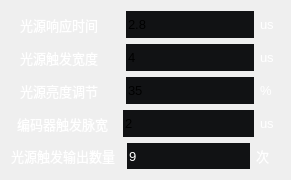
            <widget class="QWidget" name="page_21">
             <layout class="QGridLayout" name="gridLayout_24">
              <item row="0" column="0">
               <layout class="QHBoxLayout" name="horizontalLayout_102">
                <item>
                 <spacer name="horizontalSpacer_64">
                  <property name="orientation">
                   <enum>Qt::Horizontal</enum>
                  </property>
                  <property name="sizeType">
                   <enum>QSizePolicy::Fixed</enum>
                  </property>
                  <property name="sizeHint" stdset="0">
                   <size>
                    <width>9</width>
                    <height>20</height>
                   </size>
                  </property>
                 </spacer>
                </item>
                <item>
                 <widget class="QLabel" name="label_116">
                  <property name="sizePolicy">
                   <sizepolicy hsizetype="Fixed" vsizetype="Preferred">
                    <horstretch>0</horstretch>
                    <verstretch>0</verstretch>
                   </sizepolicy>
                  </property>
                  <property name="minimumSize">
                   <size>
                    <width>100</width>
                    <height>0</height>
                   </size>
                  </property>
                  <property name="maximumSize">
                   <size>
                    <width>100</width>
                    <height>16777215</height>
                   </size>
                  </property>
                  <property name="font">
                   <font>
                    <pointsize>10</pointsize>
                   </font>
                  </property>
                  <property name="styleSheet">
                   <string notr="true">color: rgb(255, 255, 255);</string>
                  </property>
                  <property name="text">
                   <string>光源响应时间</string>
                  </property>
                 </widget>
                </item>
                <item>
                 <widget class="QLineEdit" name="lineEdit_19">
                  <property name="sizePolicy">
                   <sizepolicy hsizetype="Minimum" vsizetype="Fixed">
                    <horstretch>0</horstretch>
                    <verstretch>0</verstretch>
                   </sizepolicy>
                  </property>
                  <property name="minimumSize">
                   <size>
                    <width>125</width>
                    <height>27</height>
                   </size>
                  </property>
                  <property name="maximumSize">
                   <size>
                    <width>100000</width>
                    <height>26</height>
                   </size>
                  </property>
                  <property name="font">
                   <font>
                    <pointsize>10</pointsize>
                   </font>
                  </property>
                  <property name="styleSheet">
                   <string notr="true">background-color: rgb(17, 18, 20);
border:none;</string>
                  </property>
                  <property name="text">
                   <string>2.8</string>
                  </property>
                 </widget>
                </item>
                <item>
                 <widget class="QLabel" name="label_117">
                  <property name="maximumSize">
                   <size>
                    <width>20</width>
                    <height>16777215</height>
                   </size>
                  </property>
                  <property name="font">
                   <font>
                    <pointsize>10</pointsize>
                   </font>
                  </property>
                  <property name="styleSheet">
                   <string notr="true">color: rgb(255, 255, 255);</string>
                  </property>
                  <property name="text">
                   <string>us</string>
                  </property>
                 </widget>
                </item>
               </layout>
              </item>
              <item row="1" column="0">
               <layout class="QHBoxLayout" name="horizontalLayout_103">
                <item>
                 <spacer name="horizontalSpacer_65">
                  <property name="orientation">
                   <enum>Qt::Horizontal</enum>
                  </property>
                  <property name="sizeType">
                   <enum>QSizePolicy::Fixed</enum>
                  </property>
                  <property name="sizeHint" stdset="0">
                   <size>
                    <width>9</width>
                    <height>20</height>
                   </size>
                  </property>
                 </spacer>
                </item>
                <item>
                 <widget class="QLabel" name="label_118">
                  <property name="sizePolicy">
                   <sizepolicy hsizetype="Fixed" vsizetype="Preferred">
                    <horstretch>0</horstretch>
                    <verstretch>0</verstretch>
                   </sizepolicy>
                  </property>
                  <property name="minimumSize">
                   <size>
                    <width>100</width>
                    <height>0</height>
                   </size>
                  </property>
                  <property name="maximumSize">
                   <size>
                    <width>100</width>
                    <height>16777215</height>
                   </size>
                  </property>
                  <property name="font">
                   <font>
                    <pointsize>10</pointsize>
                   </font>
                  </property>
                  <property name="styleSheet">
                   <string notr="true">color: rgb(255, 255, 255);</string>
                  </property>
                  <property name="text">
                   <string>光源触发宽度</string>
                  </property>
                 </widget>
                </item>
                <item>
                 <widget class="QLineEdit" name="lineEdit_20">
                  <property name="sizePolicy">
                   <sizepolicy hsizetype="Minimum" vsizetype="Fixed">
                    <horstretch>0</horstretch>
                    <verstretch>0</verstretch>
                   </sizepolicy>
                  </property>
                  <property name="minimumSize">
                   <size>
                    <width>125</width>
                    <height>27</height>
                   </size>
                  </property>
                  <property name="maximumSize">
                   <size>
                    <width>100000</width>
                    <height>26</height>
                   </size>
                  </property>
                  <property name="font">
                   <font>
                    <pointsize>10</pointsize>
                   </font>
                  </property>
                  <property name="styleSheet">
                   <string notr="true">background-color: rgb(17, 18, 20);
border:none;</string>
                  </property>
                  <property name="text">
                   <string>4</string>
                  </property>
                 </widget>
                </item>
                <item>
                 <widget class="QLabel" name="label_119">
                  <property name="maximumSize">
                   <size>
                    <width>20</width>
                    <height>16777215</height>
                   </size>
                  </property>
                  <property name="font">
                   <font>
                    <pointsize>10</pointsize>
                   </font>
                  </property>
                  <property name="styleSheet">
                   <string notr="true">color: rgb(255, 255, 255);</string>
                  </property>
                  <property name="text">
                   <string>us</string>
                  </property>
                 </widget>
                </item>
               </layout>
              </item>
              <item row="2" column="0">
               <layout class="QHBoxLayout" name="horizontalLayout_104">
                <item>
                 <spacer name="horizontalSpacer_66">
                  <property name="orientation">
                   <enum>Qt::Horizontal</enum>
                  </property>
                  <property name="sizeType">
                   <enum>QSizePolicy::Fixed</enum>
                  </property>
                  <property name="sizeHint" stdset="0">
                   <size>
                    <width>9</width>
                    <height>20</height>
                   </size>
                  </property>
                 </spacer>
                </item>
                <item>
                 <widget class="QLabel" name="label_123">
                  <property name="sizePolicy">
                   <sizepolicy hsizetype="Fixed" vsizetype="Preferred">
                    <horstretch>0</horstretch>
                    <verstretch>0</verstretch>
                   </sizepolicy>
                  </property>
                  <property name="minimumSize">
                   <size>
                    <width>100</width>
                    <height>0</height>
                   </size>
                  </property>
                  <property name="maximumSize">
                   <size>
                    <width>100</width>
                    <height>16777215</height>
                   </size>
                  </property>
                  <property name="font">
                   <font>
                    <pointsize>10</pointsize>
                   </font>
                  </property>
                  <property name="styleSheet">
                   <string notr="true">color: rgb(255, 255, 255);</string>
                  </property>
                  <property name="text">
                   <string>光源亮度调节</string>
                  </property>
                 </widget>
                </item>
                <item>
                 <widget class="QLineEdit" name="lineEdit_21">
                  <property name="sizePolicy">
                   <sizepolicy hsizetype="Minimum" vsizetype="Fixed">
                    <horstretch>0</horstretch>
                    <verstretch>0</verstretch>
                   </sizepolicy>
                  </property>
                  <property name="minimumSize">
                   <size>
                    <width>125</width>
                    <height>27</height>
                   </size>
                  </property>
                  <property name="maximumSize">
                   <size>
                    <width>100000</width>
                    <height>26</height>
                   </size>
                  </property>
                  <property name="font">
                   <font>
                    <pointsize>10</pointsize>
                   </font>
                  </property>
                  <property name="styleSheet">
                   <string notr="true">background-color: rgb(17, 18, 20);
border:none;</string>
                  </property>
                  <property name="text">
                   <string>35</string>
                  </property>
                 </widget>
                </item>
                <item>
                 <widget class="QLabel" name="label_124">
                  <property name="maximumSize">
                   <size>
                    <width>20</width>
                    <height>16777215</height>
                   </size>
                  </property>
                  <property name="font">
                   <font>
                    <pointsize>10</pointsize>
                   </font>
                  </property>
                  <property name="styleSheet">
                   <string notr="true">color: rgb(255, 255, 255);</string>
                  </property>
                  <property name="text">
                   <string>%</string>
                  </property>
                 </widget>
                </item>
               </layout>
              </item>
              <item row="3" column="0">
               <layout class="QHBoxLayout" name="horizontalLayout_71">
                <item>
                 <spacer name="horizontalSpacer_67">
                  <property name="orientation">
                   <enum>Qt::Horizontal</enum>
                  </property>
                  <property name="sizeType">
                   <enum>QSizePolicy::Fixed</enum>
                  </property>
                  <property name="sizeHint" stdset="0">
                   <size>
                    <width>6</width>
                    <height>24</height>
                   </size>
                  </property>
                 </spacer>
                </item>
                <item>
                 <widget class="QLabel" name="label_100">
                  <property name="sizePolicy">
                   <sizepolicy hsizetype="Fixed" vsizetype="Preferred">
                    <horstretch>0</horstretch>
                    <verstretch>0</verstretch>
                   </sizepolicy>
                  </property>
                  <property name="minimumSize">
                   <size>
                    <width>100</width>
                    <height>0</height>
                   </size>
                  </property>
                  <property name="maximumSize">
                   <size>
                    <width>100</width>
                    <height>16777215</height>
                   </size>
                  </property>
                  <property name="font">
                   <font>
                    <pointsize>10</pointsize>
                   </font>
                  </property>
                  <property name="styleSheet">
                   <string notr="true">color: rgb(255, 255, 255);</string>
                  </property>
                  <property name="text">
                   <string>编码器触发脉宽</string>
                  </property>
                 </widget>
                </item>
                <item>
                 <widget class="QLineEdit" name="lineEdit_12">
                  <property name="sizePolicy">
                   <sizepolicy hsizetype="Minimum" vsizetype="Fixed">
                    <horstretch>0</horstretch>
                    <verstretch>0</verstretch>
                   </sizepolicy>
                  </property>
                  <property name="minimumSize">
                   <size>
                    <width>125</width>
                    <height>27</height>
                   </size>
                  </property>
                  <property name="maximumSize">
                   <size>
                    <width>100000</width>
                    <height>26</height>
                   </size>
                  </property>
                  <property name="font">
                   <font>
                    <pointsize>10</pointsize>
                   </font>
                  </property>
                  <property name="styleSheet">
                   <string notr="true">background-color: rgb(17, 18, 20);
border:none;</string>
                  </property>
                  <property name="text">
                   <string>2</string>
                  </property>
                 </widget>
                </item>
                <item>
                 <widget class="QLabel" name="label_101">
                  <property name="maximumSize">
                   <size>
                    <width>20</width>
                    <height>16777215</height>
                   </size>
                  </property>
                  <property name="font">
                   <font>
                    <pointsize>10</pointsize>
                   </font>
                  </property>
                  <property name="styleSheet">
                   <string notr="true">color: rgb(255, 255, 255);</string>
                  </property>
                  <property name="text">
                   <string>us</string>
                  </property>
                 </widget>
                </item>
               </layout>
              </item>
              <item row="4" column="0">
               <layout class="QHBoxLayout" name="horizontalLayout_80">
                <item>
                 <widget class="QLabel" name="label_91">
                  <property name="minimumSize">
                   <size>
                    <width>84</width>
                    <height>0</height>
                   </size>
                  </property>
                  <property name="maximumSize">
                   <size>
                    <width>110</width>
                    <height>16777215</height>
                   </size>
                  </property>
                  <property name="font">
                   <font>
                    <pointsize>10</pointsize>
                   </font>
                  </property>
                  <property name="styleSheet">
                   <string notr="true">color: rgb(255, 255, 255);</string>
                  </property>
                  <property name="text">
                   <string>光源触发输出数量</string>
                  </property>
                 </widget>
                </item>
                <item>
                 <spacer name="horizontalSpacer_23">
                  <property name="orientation">
                   <enum>Qt::Horizontal</enum>
                  </property>
                  <property name="sizeType">
                   <enum>QSizePolicy::Fixed</enum>
                  </property>
                  <property name="sizeHint" stdset="0">
                   <size>
                    <width>6</width>
                    <height>20</height>
                   </size>
                  </property>
                 </spacer>
                </item>
                <item>
                 <widget class="QLineEdit" name="CamTriUI">
                  <property name="minimumSize">
                   <size>
                    <width>100</width>
                    <height>26</height>
                   </size>
                  </property>
                  <property name="maximumSize">
                   <size>
                    <width>500</width>
                    <height>16777215</height>
                   </size>
                  </property>
                  <property name="font">
                   <font>
                    <pointsize>10</pointsize>
                   </font>
                  </property>
                  <property name="styleSheet">
                   <string notr="true">background-color: rgb(17, 18, 20);
border:none;
color:#ffffff;</string>
                  </property>
                  <property name="text">
                   <string>9</string>
                  </property>
                 </widget>
                </item>
                <item>
                 <widget class="QLabel" name="label_97">
                  <property name="minimumSize">
                   <size>
                    <width>24</width>
                    <height>0</height>
                   </size>
                  </property>
                  <property name="maximumSize">
                   <size>
                    <width>110</width>
                    <height>16777215</height>
                   </size>
                  </property>
                  <property name="font">
                   <font>
                    <pointsize>10</pointsize>
                   </font>
                  </property>
                  <property name="styleSheet">
                   <string notr="true">color: rgb(255, 255, 255);</string>
                  </property>
                  <property name="text">
                   <string>次</string>
                  </property>
                 </widget>
                </item>
               </layout>
              </item>
             </layout>
            </widget>
